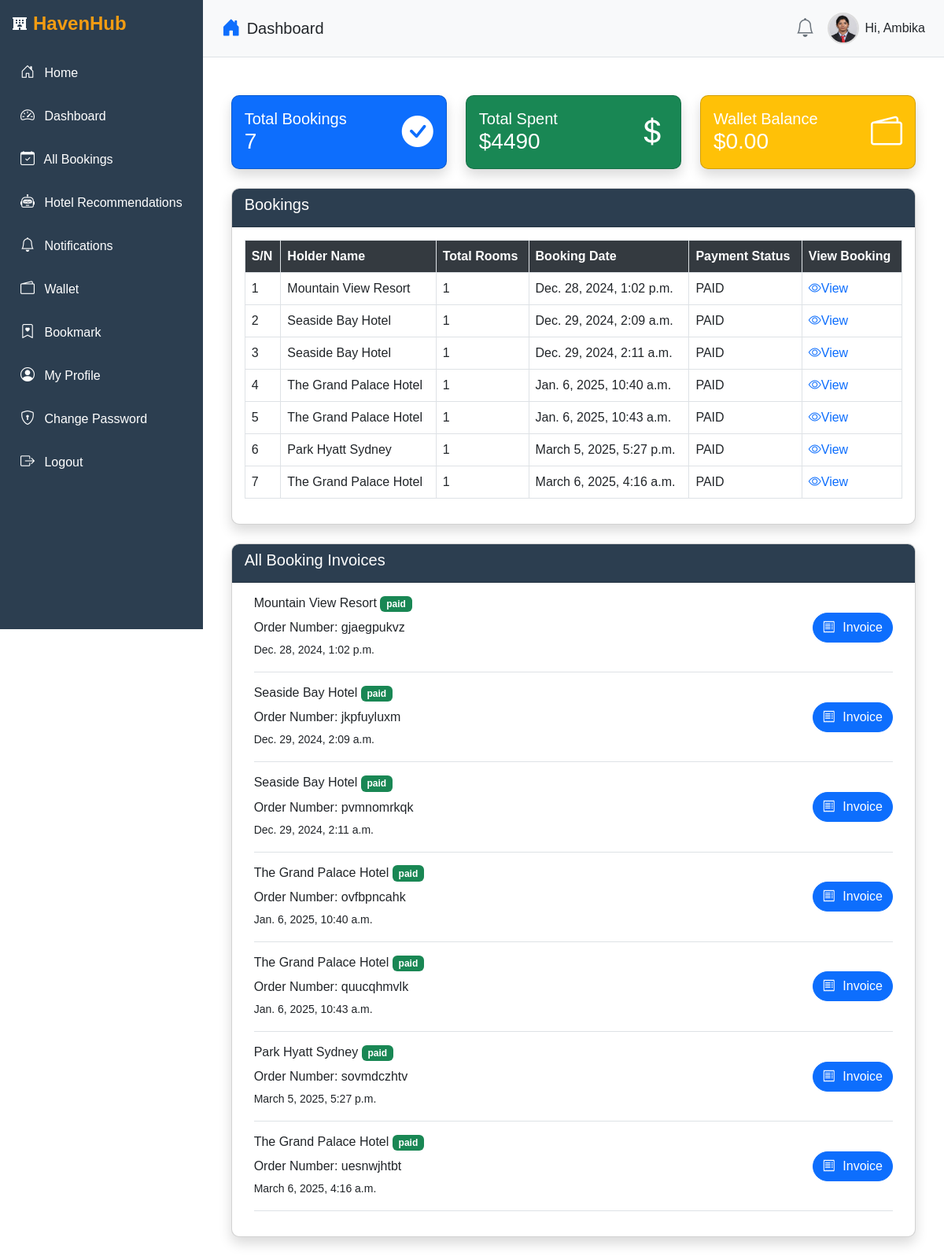
The app's page /dashboard/ (signed in) with its own data.
### userauths/models.py (models this page shows, shortened)
class Profile(models.Model):
    pid=ShortUUIDField(length=7,max_length=25,alphabet='abcdefghijklmnopqrstuvwxyz123')
    image=models.FileField(upload_to='image',default="default.jpg",null=True,blank=True)
    user=models.OneToOneField(User,on_delete=models.CASCADE)
    full_name = models.CharField(max_length=500,null=True,blank=True)
    phone = models.CharField(max_length=100,null=True,blank=True)
    gender = models.CharField(max_length=20,choices=GENDER,default="Other")
    country = models.CharField(max_length=100,null=True,blank=True)
    city = models.CharField(max_length=100,null=True,blank=True)
    state = models.CharField(max_length=100,null=True,blank=True)
    address = models.CharField(max_length=1000,null=True,blank=True)
    identity_type = models.CharField(max_length=200,choices=IDENTITY_TYPE,null=True,blank=True)
    identity_img = models.FileField(upload_to='image',default="id.jpg",null=True,blank=True)
    facebook=models.URLField(null=True,blank=True)
    twitter=models.URLField(null=True,blank=True)
    wallet=models.DecimalField(max_digits=10,decimal_places=2,default=0.00)
    verified=models.BooleanField(default=False)
    date=models.DateTimeField(auto_now_add=True)
    class Meta:
        ordering=['-date']

class User(AbstractUser):
    full_name = models.CharField(max_length=500,null=True,blank=True)
    username=models.CharField(max_length=500,unique=True)
    email = models.EmailField(max_length=500,unique=True)
    phone = models.CharField(max_length=100,null=True,blank=True)
    gender = models.CharField(max_length=20,choices=GENDER,default="Other")
    otp=models.CharField(max_length=100,null=True,blank=True)
    USERNAME_FIELD='email'
    REQUIRED_FIELDS = ['username']

### hotel/models.py (models this page shows, shortened)
class Booking(models.Model):
    user=models.ForeignKey(User,on_delete=models.SET_NULL,null=True,blank=True)
    payment_status=models.CharField(max_length=100,choices=PAYMENT_STATUS)
    coupons = models.ManyToManyField("hotel.Coupon",blank=True)
    full_name=models.CharField(max_length=1000)
    email=models.EmailField(max_length=1000)
    phone=models.CharField(max_length=1000)
    hotel=models.ForeignKey(Hotel,on_delete=models.SET_NULL,null=True,blank=True)
    room_type=models.ForeignKey(RoomType,on_delete=models.SET_NULL,null=True,blank=True)
    room=models.ManyToManyField(Room)
    before_discount=models.DecimalField(max_digits=12,decimal_places=2,default=0.00)
    total=models.DecimalField(max_digits=12,decimal_places=2,default=0.00)
    saved=models.DecimalField(max_digits=12,decimal_places=2,default=0.00)
    check_in_date=models.DateField()
    check_out_date=models.DateField()
    total_days=models.PositiveIntegerField(default=0)
    num_adults=models.PositiveIntegerField(default=1)
    num_children=models.PositiveIntegerField(default=0)
    checked_in=models.BooleanField(default=False)
    checked_out=models.BooleanField(default=False)
    is_active=models.BooleanField(default=False)
    checked_in_tracker=models.BooleanField(default=False)
    checked_out_tracker=models.BooleanField(default=False)
    bid=ShortUUIDField(unique=True,length=10,max_length=20,alphabet='abcdefghijklmnopqrstuvwxyz')
    date=models.DateTimeField(auto_now_add=True)
    stripe_payment_intent = models.CharField(max_length=1000,null=True,blank=True)
    success_id=ShortUUIDField(length=10,max_length=20,alphabet='abcdefghijklmnopqrstuvwxyz')
    booking_id=ShortUUIDField(unique=True,length=10,max_length=20,alphabet='abcdefghijklmnopqrstuvwxyz')
    is_cancelled = models.BooleanField(default=False)

class Hotel(models.Model):
    user = models.ForeignKey(User, on_delete=models.SET_NULL, null=True)
    name=models.CharField(max_length=100)
    description=CKEditor5Field(null=True,blank=True,config_name='extends')
    image=models.FileField(upload_to="hotel_gallery")
    address=models.CharField(max_length=200)
    mobile=models.CharField(max_length=200)
    email=models.EmailField(max_length=100)
    status=models.CharField(max_length=20,choices=HOTEL_STATUS,default="Live")
    tags=TaggableManager(blank=True)
    views=models.IntegerField(default=0)
    featured=models.BooleanField(default=False)
    hid=ShortUUIDField(unique=True,length=10,max_length=20,alphabet='abcdefghijklmnopqrstuvwxyz')
    slug=models.SlugField(unique=True)
    date=models.DateTimeField(auto_now_add=True)
    def hotel_gallery(self):
        return HotelGallery.objects.filter(hotel=self)

### user_dashboard/views.py (the view)
# urls.py: path('dashboard/', include('user_dashboard.urls')),
@login_required
def dashboard(request):
    profile= Profile.objects.get(user=request.user)
    bookings=Booking.objects.filter(user=request.user,payment_status="paid")
    total_spent=Booking.objects.filter(user=request.user,payment_status="paid").aggregate(amount=models.Sum("total"))
    context={
        "bookings":bookings,
        "total_spent":total_spent,
        "Profile":profile,
    }
    return render(request,"user_dashboard/dashboard.html",context)

### templates/user_dashboard/dashboard.html (shortened to what this page needs)
{% extends 'partials/dashboard_base.html' %}
{% block content %}
<div class="container mt-4">
    <div class="row mb-4">
        <div class="col-md-4">
            <div class="card text-white bg-primary shadow">
                <div class="card-body d-flex justify-content-between align-items-center">
                    <div>
                        <h5>Total Bookings</h5>
                        <h3>{{bookings.count}}</h3>
                    </div>
                    <i class="bi bi-check-circle-fill fs-1"></i>
                </div>
            </div>
        </div>
        <div class="col-md-4">
            <div class="card text-white bg-success shadow">
                <div class="card-body d-flex justify-content-between align-items-center">
                    <div>
                        <h5>Total Spent</h5>
                        <h3>${{total_spent.amount}}</h3>
                    </div>
                    <i class="bi bi-currency-dollar fs-1"></i>
                </div>
            </div>
        </div>
        <div class="col-md-4">
            <div class="card text-white bg-warning shadow">
                <div class="card-body d-flex justify-content-between align-items-center">
                    <div>
                        <h5>Wallet Balance</h5>
                        <h3>${{request.user.profile.wallet}}</h3>
                    </div>
                    <i class="bi bi-wallet2 fs-1"></i>
                </div>
            </div>
        </div>
    </div>
    <div class="card shadow mb-4">
        <div class="card-header bg-dark text-white">
            <h5>Bookings</h5>
        </div>
        <div class="card-body">
            <table class="table table-bordered">
                <thead class="thead-dark">
                    <tr>
                        <th>S/N</th>
                        <th>Holder Name</th>
                        <th>Total Rooms</th>
                        <th>Booking Date</th>
                        <th>Payment Status</th>
                        <th>View Booking</th>
                    </tr>
                </thead>
                <tbody>
                    {% for b in bookings %}
                    <tr>
                        <td>{{forloop.counter}}</td>
                        <td>{{b.hotel.name}}</td>
                        <td>{{b.room.all.count}}</td>
                        <td>{{b.date}}</td>
                        <td><span class="text-uppercase">{{b.payment_status}}</span></td>
                        <td><a href="{% url 'user_dashboard:booking_detail' b.booking_id%}" class="button gray" style="text-decoration: none;"><i class="bi bi-eye text-primary"></i>View</a></td>
                    </tr>
                    {% endfor %}
                </tbody>
            </table>
        </div>
    </div>
    <div class="card shadow">
        <div class="card-header bg-dark text-white">
            <h5>All Booking Invoices</h5>
        </div>
        <div class="card-body">
            <div class="container">
                {% for b in bookings %}
                <div class="d-flex justify-content-between align-items-center border-bottom pb-3 mb-3">
                    <div>
                        <h6>{{b.hotel.name}} <span class="badge bg-success">{{b.payment_status}}</span></h6>
                        <p class="mb-1">Order Number:  {{b.booking_id}}</p>
                        <small>{{b.date}}</small>
                    </div>
                    <button class="btn btn-primary">
                        <i class="bi bi-receipt"></i> Invoice
                    </button>
                </div>
               {% endfor %}
            </div>
        </div>
    </div>
</div>
{% endblock content %}

### templates/partials/dashboard_base.html (shortened to what this page needs)
{% load static %}
<!DOCTYPE html>
<html lang="en">
<head>
    <link rel="stylesheet" href="https://cdn.jsdelivr.net/npm/bootstrap@5.3.0/dist/css/bootstrap.min.css">
    <link href="https://cdnjs.cloudflare.com/ajax/libs/bootstrap-icons/1.10.5/font/bootstrap-icons.min.css" rel="stylesheet">
</head>
<body>
    <div class="d-flex">
        {% include "partials/dashboard_sidebar.html" %}
        <div class="flex-grow-1">
            <header class="d-flex justify-content-between align-items-center px-4 py-3 border-bottom">
                <div class="d-flex align-items-center">
                    <i class="bi bi-house-door-fill me-2 fs-4 text-primary"></i>
                    <h1 class="h5 mb-0">Dashboard</h1>
                </div>
                <div class="d-flex align-items-center">
                    <i class="bi bi-bell fs-4 text-secondary me-3"></i>
                    <div class="d-flex align-items-center">
                        <img src="{{ Profile.image.url }}" alt="User Photo" class="rounded-circle" width="40" height="40">
                        <span class="ms-2">Hi, {{ request.user.username }}</span>
                    </div>
                </div>
            </header>
            <main class="p-4">
                {% block content %}
                {% endblock content %}
            </main>
        </div>
    </div>
</body>
</html>

### templates/partials/dashboard_base.html (style rules this page uses)
body { font-family: 'Arial', sans-serif; }
header { background-color: #f8f9fa; }
header h1 { font-size: 20px; }
header img { border: 2px solid #ddd; }

### templates/partials/dashboard_sidebar.html (style rules this page uses)
.bg-dark { background-color: #2c3e50 !important; }

### templates/user_dashboard/dashboard.html (style rules this page uses)
.card { border-radius: 10px; overflow: hidden; }
.card-body h5, .card-body h3 { margin: 0; }
.badge { font-size: 12px; }
.table thead th { background-color: #343a40; color: white; }
.table tbody td i { cursor: pointer; }
.btn-primary { border-radius: 20px; }
.btn-primary i { margin-right: 5px; }

### records on screen
Profile: image (picture)
User: user.username "Ambika", user.profile.wallet "0.00"
Booking: hotel.name "Mountain View Resort", room.all.count "1", date "Dec. 28, 2024, 1:02 p.m.", payment_status "PAID", payment_status "paid", booking_id "gjaegpukvz"
Booking: hotel.name "Seaside Bay Hotel", room.all.count "1", date "Dec. 29, 2024, 2:09 a.m.", payment_status "PAID", payment_status "paid", booking_id "jkpfuyluxm"
Booking: hotel.name "Seaside Bay Hotel", room.all.count "1", date "Dec. 29, 2024, 2:11 a.m.", payment_status "PAID", payment_status "paid", booking_id "pvmnomrkqk"
Booking: hotel.name "The Grand Palace Hotel", room.all.count "1", date "Jan. 6, 2025, 10:40 a.m.", payment_status "PAID", payment_status "paid", booking_id "ovfbpncahk"
Booking: hotel.name "The Grand Palace Hotel", room.all.count "1", date "Jan. 6, 2025, 10:43 a.m.", payment_status "PAID", payment_status "paid", booking_id "quucqhmvlk"
Booking: hotel.name "Park Hyatt Sydney", room.all.count "1", date "March 5, 2025, 5:27 p.m.", payment_status "PAID", payment_status "paid", booking_id "sovmdczhtv"
Booking: hotel.name "The Grand Palace Hotel", room.all.count "1", date "March 6, 2025, 4:16 a.m.", payment_status "PAID", payment_status "paid", booking_id "uesnwjhtbt"

### other values on screen
{{ bookings.count }} "7"
{{ total_spent.amount }} "4490"
